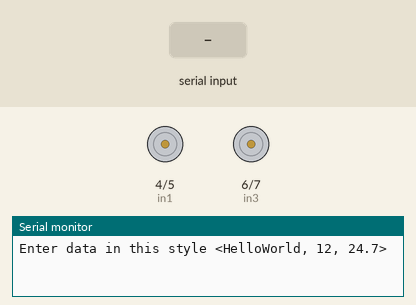
This sketch was run on a simulated Arduino Uno, built with avr-gcc and run on an emulated ATmega328P. Shown: motor-driver pin pairs drawn as motors (green arrow = first pin HIGH = forward, orange = second pin HIGH = backward, longer = more drive, scaled by the enable pin), the last lines printed to the serial monitor. Inputs (shaded band) come from the test bench.

Above: at 1.2 s.
1.3 s: "<90,45,200>" received over Serial
At 1.8 s:
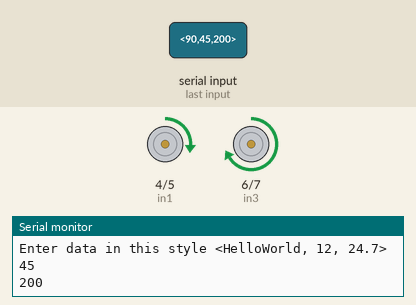
2.8 s: "<30,150,10>" received over Serial
At 4.0 s:
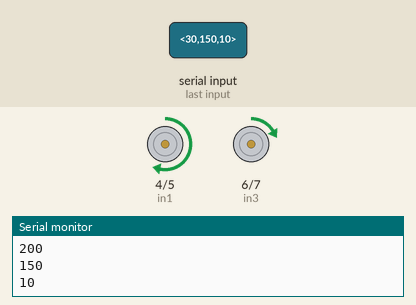
4.3 s: "<90,45>" received over Serial
At 5.1 s:
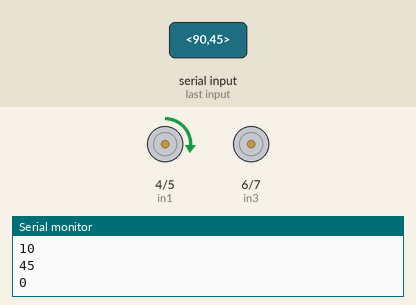
5.8 s: "<1,90>" received over Serial
At 6.2 s:
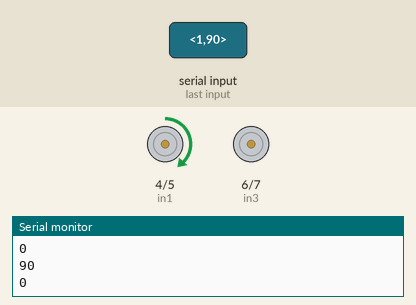
7.3 s: "<30,150>" received over Serial
At 8.5 s:
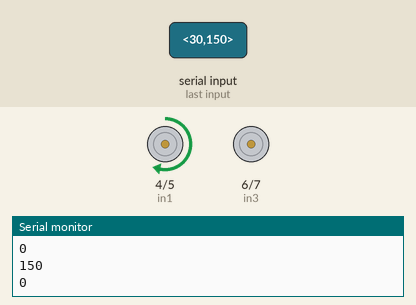
8.8 s: "<500>" received over Serial
At 9.7 s:
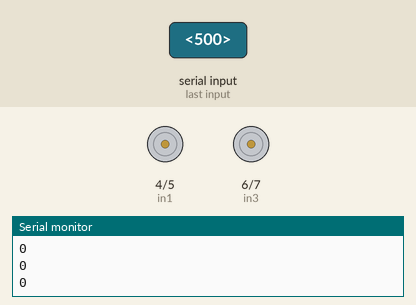
Timing chart, 0 to 11.3 s (numbered marks = the images above; inputs shaded):
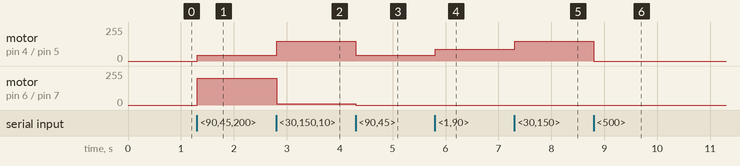

The sketch:

arduino.ino
```cpp
//motor driver
#define enA 9
#define in1 4
#define in2 5
#define enB 10
#define in3 6
#define in4 7

//ultrasonic distance
#define trig 11
#define echo 3

int debugCounter = 0;
bool varDebuger = false;

const byte numChars = 32;
char receivedChars[numChars];
char tempChars[numChars];

// variables to hold the parsed data
char messageFromPC[numChars] = {0};
int serialPwmA = 0;
int serialPwmB = 0;

boolean newData = false;

bool newSpeed = false;//starts stopped --- change to true if you want it to go without the Raspberry Pi
bool ultrasonic = false;//if the ultrasonic distance sensor is enabled or not

//For some reason, backing up does not work 100%.
//TODO add weather to take true or false to turn on or off the distance sensor

void setup() {

//motor driver
  pinMode(enA, OUTPUT);
  pinMode(enB, OUTPUT);
  pinMode(in1, OUTPUT);
  pinMode(in2, OUTPUT);
  pinMode(in3, OUTPUT);
  pinMode(in4, OUTPUT);

//ultrasonic distance
  pinMode(trig, OUTPUT);
  pinMode(echo, INPUT);

//USB connection
  Serial.begin(9600);
  Serial.println("Enter data in this style <HelloWorld, 12, 24.7>  ");
}

void loop() {

  recvWithStartEndMarkers();
  if (newData == true) {
    strcpy(tempChars, receivedChars);
    // this temporary copy is necessary to protect the original data
    //   because strtok() used in parseData() replaces the commas with \0
    parseData();
    //showParsedData();
    newData = false;
    newSpeed = true;
    Serial.println(serialPwmA);//remove
    Serial.println(serialPwmB);//remove
  }

  if (newSpeed == true){

    if (serialPwmA > 0) {
       digitalWrite(in1, HIGH);//ajust this for direction (swap high and low)
       digitalWrite(in2, LOW);//
    } else if (serialPwmA < 0) {//negative PWM means that the motors go backwords
      digitalWrite(in2, LOW);
      digitalWrite(in2, HIGH);
    }

    if (serialPwmB > 0) {
      digitalWrite(in3, HIGH);//ajust this for direction (swap high and low)
      digitalWrite(in4, LOW);
    } else if (serialPwmB < 0) {//negative PWM means that the motors go backwords
      digitalWrite(in4, LOW);
      digitalWrite(in4, HIGH);
    }

    newSpeed = false;//change to false after testing
  }
  //This needs to run every time to  keep PWM
  analogWrite(enA, abs(serialPwmA)); // Send PWM signal to motor A
  analogWrite(enB, abs(serialPwmB)); // Send PWM signal to motor B


  //if (ultrasonic == true)
    //add the updated sensor code here

  if (varDebuger == true){
    debugCounter++;
    if (debugCounter == 500){
        debugCounter = 0;
    }
    Serial.println(debugCounter);
  }

}

//functions moded from Robin2 on the arduino forums
void recvWithStartEndMarkers() {
    static boolean recvInProgress = false;
    static byte ndx = 0;
    char startMarker = '<';
    char endMarker = '>';
    char rc;

    while (Serial.available() > 0 && newData == false) {
        rc = Serial.read();

        if (recvInProgress == true) {
            if (rc != endMarker) {
                receivedChars[ndx] = rc;
                ndx++;
                if (ndx >= numChars) {
                    ndx = numChars - 1;
                }
            }
            else {
                receivedChars[ndx] = '\0'; // terminate the string
                recvInProgress = false;
                ndx = 0;
                newData = true;
            }
        }

        else if (rc == startMarker) {
            recvInProgress = true;
        }
    }
}


void parseData() {// split the data into its parts

    char * strtokIndx; // this is used by strtok() as an index

    strtokIndx = strtok(tempChars,",");      // get the first part - the string
    strcpy(messageFromPC, strtokIndx); // copy it to messageFromPC

    strtokIndx = strtok(NULL, ","); // this continues where the previous call left off
    serialPwmA = atoi(strtokIndx);     // convert this part to an integer

    strtokIndx = strtok(NULL, ",");
    serialPwmB = atoi(strtokIndx);     // convert this part to an intager (was float)

}
```

Measured:
- after the input at 1.3 s, motor on pin 4 (in1) / pin 5 (in2): stopped → forward 45/255 at once; motor on pin 6 (in3) / pin 7 (in4): stopped → forward 200/255 at once
- after the input at 2.8 s, motor on pin 4 (in1) / pin 5 (in2): forward 45/255 → forward 150/255 at once; motor on pin 6 (in3) / pin 7 (in4): forward 200/255 → forward 10/255 at once
- after the input at 4.3 s, motor on pin 4 (in1) / pin 5 (in2): forward 150/255 → forward 45/255 at once; motor on pin 6 (in3) / pin 7 (in4): forward 10/255 → stopped at once
- after the input at 5.8 s, motor on pin 4 (in1) / pin 5 (in2): forward 45/255 → forward 90/255 at once
- after the input at 7.3 s, motor on pin 4 (in1) / pin 5 (in2): forward 90/255 → forward 150/255 at once
- after the input at 8.8 s, motor on pin 4 (in1) / pin 5 (in2): forward 150/255 → stopped at once
